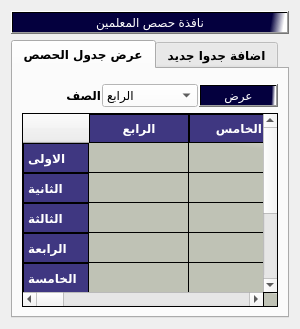
                   <widget class="QWidget" name="tab_234">
                    <attribute name="title">
                     <string>جدول حصص المعلمين</string>
                    </attribute>
                    <layout class="QGridLayout" name="gridLayout_16">
                     <item row="0" column="0">
                      <layout class="QVBoxLayout" name="verticalLayout_20">
                       <item>
                        <layout class="QVBoxLayout" name="verticalLayout_19">
                         <item>
                          <widget class="QPushButton" name="pushButton_273">
                           <property name="styleSheet">
                            <string notr="true">background-color:qlineargradient(spread:pad, x1:0.506975, y1:0.432, x2:0.99, y2:0.437227, stop:0.900498 rgba(4, 0, 62, 255), stop:1 rgba(255, 255, 255, 255));
color:rgb(255, 255, 255);
font: 15pt &quot;PT Bold Heading&quot;;</string>
                           </property>
                           <property name="text">
                            <string>نافذة حصص المعلمين</string>
                           </property>
                          </widget>
                         </item>
                        </layout>
                       </item>
                       <item>
                        <widget class="QTabWidget" name="tabWidget_78">
                         <property name="font">
                          <font>
                           <family>PT Bold Heading</family>
                           <pointsize>9</pointsize>
                           <weight>75</weight>
                           <italic>false</italic>
                           <bold>true</bold>
                          </font>
                         </property>
                         <property name="currentIndex">
                          <number>0</number>
                         </property>
                         <widget class="QWidget" name="tab_239">
                          <attribute name="title">
                           <string>عرض جدول الحصص</string>
                          </attribute>
                          <layout class="QGridLayout" name="gridLayout_15">
                           <item row="0" column="0">
                            <layout class="QVBoxLayout" name="verticalLayout_18">
                             <item>
                              <layout class="QHBoxLayout" name="horizontalLayout_13">
                               <property name="spacing">
                                <number>1</number>
                               </property>
                               <property name="leftMargin">
                                <number>0</number>
                               </property>
                               <property name="topMargin">
                                <number>6</number>
                               </property>
                               <property name="rightMargin">
                                <number>0</number>
                               </property>
                               <property name="bottomMargin">
                                <number>0</number>
                               </property>
                               <item>
                                <widget class="QLabel" name="label_193">
                                 <property name="maximumSize">
                                  <size>
                                   <width>80</width>
                                   <height>40</height>
                                  </size>
                                 </property>
                                 <property name="font">
                                  <font>
                                   <family>PT Bold Heading</family>
                                   <pointsize>9</pointsize>
                                   <weight>75</weight>
                                   <italic>false</italic>
                                   <bold>true</bold>
                                  </font>
                                 </property>
                                 <property name="styleSheet">
                                  <string notr="true"/>
                                 </property>
                                 <property name="text">
                                  <string>الصف</string>
                                 </property>
                                </widget>
                               </item>
                               <item>
                                <widget class="QComboBox" name="comboBox_67">
                                 <property name="maximumSize">
                                  <size>
                                   <width>150</width>
                                   <height>30</height>
                                  </size>
                                 </property>
                                 <property name="styleSheet">
                                  <string notr="true">color: rgb(0, 0, 0);
font: 10pt &quot;MS Shell Dlg 2&quot;;
background-color: rgb(255, 255, 255);</string>
                                 </property>
                                 <item>
                                  <property name="text">
                                   <string>الرابع</string>
                                  </property>
                                 </item>
                                 <item>
                                  <property name="text">
                                   <string>الخامس</string>
                                  </property>
                                 </item>
                                 <item>
                                  <property name="text">
                                   <string>السادس</string>
                                  </property>
                                 </item>
                                 <item>
                                  <property name="text">
                                   <string>السابع</string>
                                  </property>
                                 </item>
                                 <item>
                                  <property name="text">
                                   <string>الثامن</string>
                                  </property>
                                 </item>
                                 <item>
                                  <property name="text">
                                   <string>التاسع</string>
                                  </property>
                                 </item>
                                 <item>
                                  <property name="text">
                                   <string>الاول الثانوي</string>
                                  </property>
                                 </item>
                                 <item>
                                  <property name="text">
                                   <string>الثاني الثانوي</string>
                                  </property>
                                 </item>
                                 <item>
                                  <property name="text">
                                   <string>الثالث الثانوي</string>
                                  </property>
                                 </item>
                                </widget>
                               </item>
                               <item>
                                <widget class="QPushButton" name="btnAddNewTeacher_62">
                                 <property name="maximumSize">
                                  <size>
                                   <width>130</width>
                                   <height>50</height>
                                  </size>
                                 </property>
                                 <property name="layoutDirection">
                                  <enum>Qt::LeftToRight</enum>
                                 </property>
                                 <property name="styleSheet">
                                  <string notr="true">background-color:qlineargradient(spread:pad, x1:0.506975, y1:0.432, x2:0.99, y2:0.437227, stop:0.900498 rgba(4, 0, 62, 255), stop:1 rgba(255, 255, 255, 255));
color:rgb(255, 255, 255);
font: 15pt &quot;PT Bold Heading&quot;;</string>
                                 </property>
                                 <property name="text">
                                  <string>عرض</string>
                                 </property>
                                 <property name="icon">
                                  <iconset>
                                   <normaloff>//192.168.1.5/Internet Share/.designer/newjob/icons/add-to-28.svg</normaloff>//192.168.1.5/Internet Share/.designer/newjob/icons/add-to-28.svg</iconset>
                                 </property>
                                 <property name="iconSize">
                                  <size>
                                   <width>30</width>
                                   <height>30</height>
                                  </size>
                                 </property>
                                </widget>
                               </item>
                              </layout>
                             </item>
                             <item>
                              <layout class="QHBoxLayout" name="horizontalLayout_14">
                               <item>
                                <widget class="QTableWidget" name="tblTeachers_72">
                                 <property name="styleSheet">
                                  <string notr="true">QTableWidget {
background-color: rgb(104, 200, 176);
background-color: qlineargradient(spread:pad, x1:0.964478, y1:0.193, x2:1, y2:0, stop:0 rgba(191, 194, 181, 255), stop:1 rgba(255, 255, 255, 255));    font: 9pt &quot;PT Bold Heading&quot;;
    font-weight: bold;
 color:rgb(0, 0, 0)
}

QHeaderView::section {
   background-color:rgb(63, 55, 129);
    border: 1px solid rgb(0, 0, 0);
    font-weight: bold;
    padding: 4px;
    text-align: center;
	font: 10pt &quot;PT Bold Heading&quot;;
	color:rgb(255, 255, 255)
}

QTableWidget::item:selected {
    background-color:rgb(25, 21, 65);
    color:rgb(255, 255, 255);
}</string>
                                 </property>
                                 <row>
                                  <property name="text">
                                   <string>الاولى</string>
                                  </property>
                                 </row>
                                 <row>
                                  <property name="text">
                                   <string>الثانية</string>
                                  </property>
                                 </row>
                                 <row>
                                  <property name="text">
                                   <string>الثالثة</string>
                                  </property>
                                 </row>
                                 <row>
                                  <property name="text">
                                   <string>الرابعة</string>
                                  </property>
                                 </row>
                                 <row>
                                  <property name="text">
                                   <string>الخامسة</string>
                                  </property>
                                 </row>
                                 <row>
                                  <property name="text">
                                   <string>السادسة</string>
                                  </property>
                                 </row>
                                 <row>
                                  <property name="text">
                                   <string>السابعة</string>
                                  </property>
                                 </row>
                                 <column>
                                  <property name="text">
                                   <string>الرابع</string>
                                  </property>
                                 </column>
                                 <column>
                                  <property name="text">
                                   <string>الخامس</string>
                                  </property>
                                 </column>
                                 <column>
                                  <property name="text">
                                   <string>السادس</string>
                                  </property>
                                 </column>
                                 <column>
                                  <property name="text">
                                   <string>السابع</string>
                                  </property>
                                 </column>
                                 <column>
                                  <property name="text">
                                   <string>الثامن</string>
                                  </property>
                                 </column>
                                 <column>
                                  <property name="text">
                                   <string>التاسع</string>
                                  </property>
                                 </column>
                                 <column>
                                  <property name="text">
                                   <string>الاول الثانوي</string>
                                  </property>
                                 </column>
                                 <column>
                                  <property name="text">
                                   <string>الثاني الثانوي</string>
                                  </property>
                                 </column>
                                 <column>
                                  <property name="text">
                                   <string>الثالث الثانوي</string>
                                  </property>
                                 </column>
                                </widget>
                               </item>
                              </layout>
                             </item>
                            </layout>
                           </item>
                          </layout>
                         </widget>
                         <widget class="QWidget" name="tab_240">
                          <attribute name="title">
                           <string>اضافة جدوا جديد</string>
                          </attribute>
                         </widget>
                        </widget>
                       </item>
                      </layout>
                     </item>
                    </layout>
                   </widget>
